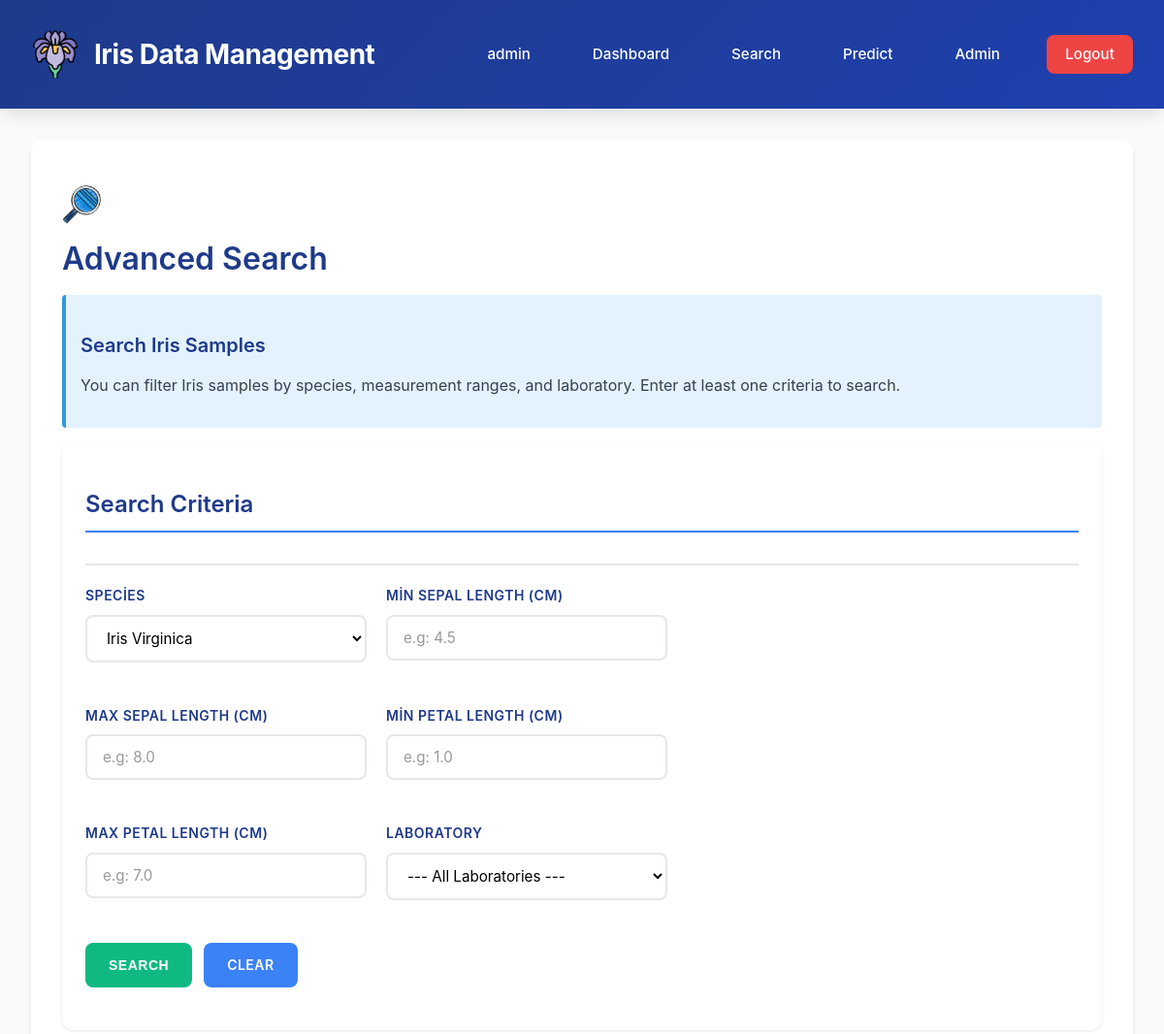
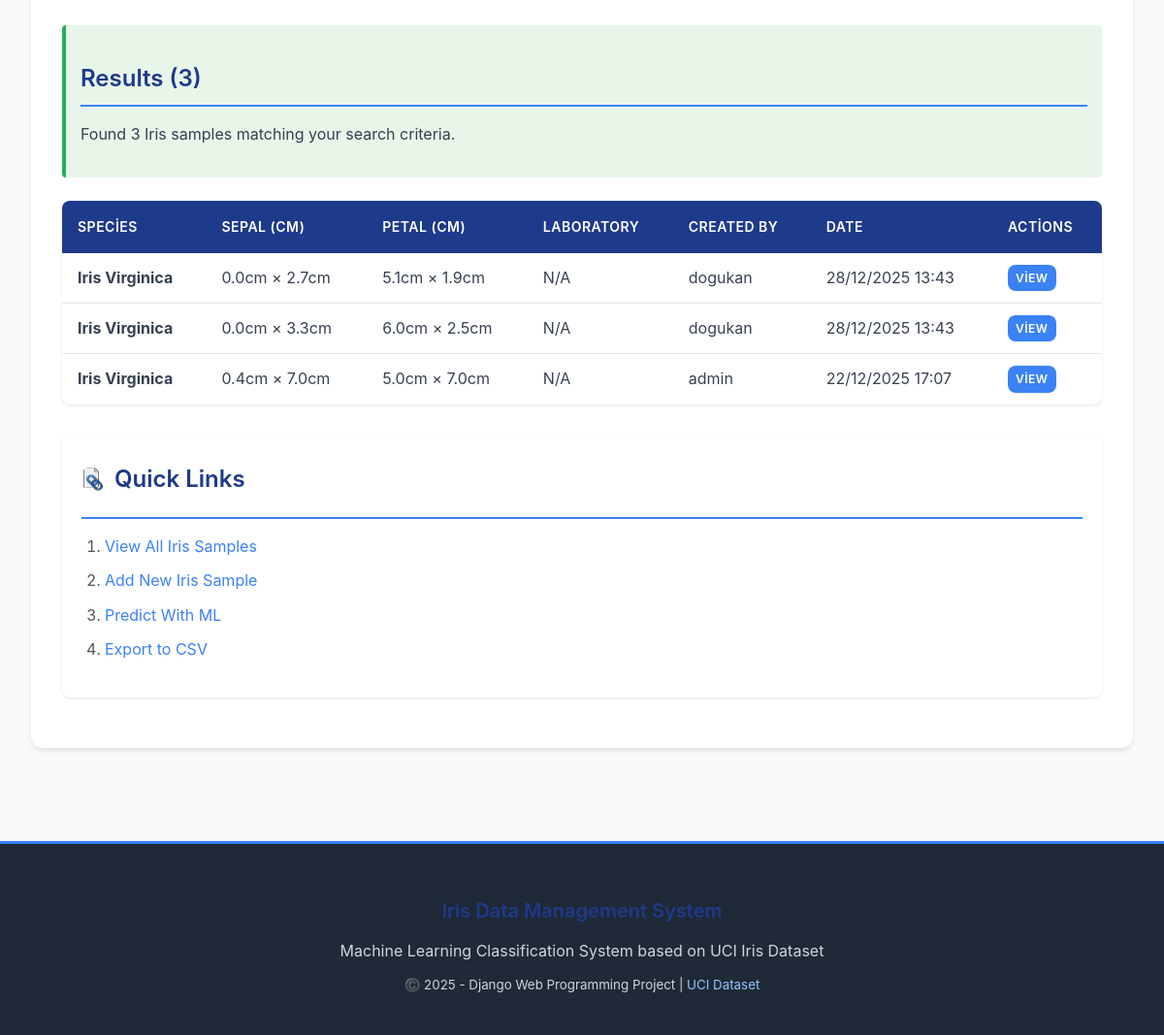
The page /search/?species=virginica (signed in) on the database its author committed (2 pictures, top to bottom).
### iris_app/models.py (models this page shows, shortened)
class IrisPlant(models.Model):
    SPECIES_CHOICES = [
        ('setosa', 'Iris Setosa'),
        ('versicolor', 'Iris Versicolor'),
        ('virginica', 'Iris Virginica'),
    ]
    sepal_length = models.FloatField(
        verbose_name="Sepal Length (cm)",
        validators=[MinValueValidator(0.0)],
        help_text="Length of the sepal (in cm)"
    )
    sepal_width = models.FloatField(
        verbose_name="Sepal Width (cm)",
        validators=[MinValueValidator(0.0)],
        help_text="Width of the sepal (in cm)"
    )
    petal_length = models.FloatField(
        verbose_name="Petal Length (cm)",
        validators=[MinValueValidator(0.0)],
        help_text="Length of the petal (in cm)"
    )
    petal_width = models.FloatField(
        verbose_name="Petal Width (cm)",
        validators=[MinValueValidator(0.0)],
        help_text="Width of the petal (in cm)"
    )
    species = models.CharField(
        max_length=50,
        choices=SPECIES_CHOICES,
        verbose_name="Species",
        help_text="Iris plant species (setosa, versicolor or virginica)"
    )
    lab = models.ForeignKey(
        Laboratory,
        on_delete=models.SET_NULL,
        null=True,
        blank=True,
        verbose_name="Laboratory",
        related_name='iris_plants',
        help_text="Source laboratory of this sample"
    )
    created_by = models.ForeignKey(
        User,
        on_delete=models.CASCADE,
        verbose_name="Created By",
        related_name='iris_plants',
        help_text="User who created this record"
    )
    created_at = models.DateTimeField(
        auto_now_add=True,
        verbose_name="Created At"
    )
    updated_at = models.DateTimeField(
        auto_now=True,
        verbose_name="Updated At"
    )
    class Meta:
        ordering = ['-created_at']
        verbose_name = 'Iris Sample'
        verbose_name_plural = 'Iris Samples'
        indexes = [
            models.Index(fields=['species']),
            models.Index(fields=['created_at']),
            models.Index(fields=['created_by']),
        ]

### iris_app/views.py (the view)
# urls.py: path('search/', views.iris_search, name='iris_search'),
@login_required(login_url='login')
def iris_search(request):
    form = IrisSearchForm(request.GET or None)
    results = IrisPlant.objects.all().select_related('lab', 'created_by')
    search_performed = False
    if request.method == 'GET' and request.GET:
        form = IrisSearchForm(request.GET)
        if form.is_valid():
            search_performed = True
            species = form.cleaned_data.get('species')
            if species:
                results = results.filter(species=species)
            min_sepal_length = form.cleaned_data.get('min_sepal_length')
            if min_sepal_length is not None:
                results = results.filter(sepal_length__gte=min_sepal_length)
            max_sepal_length = form.cleaned_data.get('max_sepal_length')
            if max_sepal_length is not None:
                results = results.filter(sepal_length__lte=max_sepal_length)
            min_petal_length = form.cleaned_data.get('min_petal_length')
            if min_petal_length is not None:
                results = results.filter(petal_length__gte=min_petal_length)
            max_petal_length = form.cleaned_data.get('max_petal_length')
            if max_petal_length is not None:
                results = results.filter(petal_length__lte=max_petal_length)
            lab = form.cleaned_data.get('lab')
            if lab:
                results = results.filter(lab=lab)
    else:
        form = IrisSearchForm()
    context = {
        'form': form,
        'results': results,
        'result_count': results.count(),
        'search_performed': search_performed,
    }
    return render(request, 'iris_app/search.html', context)

### iris_app/templates/iris_app/search.html (shortened to what this page needs)
{% extends 'iris_app/base.html' %}
{% load static %}
{% block content %}
<img src="{% static 'images/searchs.png' %}" alt="Ara" style="width: 40px; vertical-align: middle;">
<h1>Advanced Search</h1>
<div class="div-info">
    <h3>Search Iris Samples</h3>
    <p>You can filter Iris samples by species, measurement ranges, and laboratory. Enter at least one criteria to search.</p>
</div>
<div class="card">
    <div class="card-header">
        <h2>Search Criteria</h2>
    </div>
    <div class="card-body">
        <form method="GET" novalidate>
            <div style="display: grid; grid-template-columns: repeat(auto-fit, minmax(280px, 1fr)); gap: 20px;">
                <div class="form-group">
                    <label for="id_species">Species</label>
                    <select id="id_species" name="species" class="form-input">
                        <option value="virginica" {% if request.GET.species == 'virginica' %}selected{% endif %}>Iris Virginica</option>
                    </select>
                </div>
                <div class="form-group">
                    <label for="id_min_sepal_length">Min Sepal Length (cm)</label>
                    <input type="number" id="id_min_sepal_length" name="min_sepal_length" step="0.1" min="0" class="form-input" placeholder="e.g: 4.5" value="{{ request.GET.min_sepal_length }}">
                </div>
                <div class="form-group">
                    <label for="id_max_sepal_length">Max Sepal Length (cm)</label>
                    <input type="number" id="id_max_sepal_length" name="max_sepal_length" step="0.1" min="0" class="form-input" placeholder="e.g: 8.0" value="{{ request.GET.max_sepal_length }}">
                </div>
                <div class="form-group">
                    <label for="id_min_petal_length">Min Petal Length (cm)</label>
                    <input type="number" id="id_min_petal_length" name="min_petal_length" step="0.1" min="0" class="form-input" placeholder="e.g: 1.0" value="{{ request.GET.min_petal_length }}">
                </div>
                <div class="form-group">
                    <label for="id_max_petal_length">Max Petal Length (cm)</label>
                    <input type="number" id="id_max_petal_length" name="max_petal_length" step="0.1" min="0" class="form-input" placeholder="e.g: 7.0" value="{{ request.GET.max_petal_length }}">
                </div>
                <div class="form-group">
                    <label for="id_lab">Laboratory</label>
                    <select id="id_lab" name="lab" class="form-input">
                        <option value="">--- All Laboratories ---</option>
                    </select>
                </div>
            </div>
            <div class="btn-group" style="margin-top: 20px;">
                <button type="submit" class="btn btn-success">Search</button>
                <a href="{% url 'iris_search' %}" class="btn">Clear</a>
            </div>
        </form>
    </div>
</div>
{% if search_performed %}
    <div style="margin-top: 30px;">
        {% if results %}
            <div class="div-success">
                <h2>Results ({{ result_count }})</h2>
                <p>Found {{ result_count }} Iris samples matching your search criteria.</p>
            </div>
            <table>
                <thead>
                    <tr>
                        <th>Species</th>
                        <th>Sepal (cm)</th>
                        <th>Petal (cm)</th>
                        <th>Laboratory</th>
                        <th>Created By</th>
                        <th>Date</th>
                        <th>Actions</th>
                    </tr>
                </thead>
                <tbody>
                    {% for sample in results %}
                    <tr>
                        <td><strong>{{ sample.get_species_display }}</strong></td>
                        <td>{{ sample.sepal_length }}cm × {{ sample.sepal_width }}cm</td>
                        <td>{{ sample.petal_length }}cm × {{ sample.petal_width }}cm</td>
                        <td>{{ sample.lab.name|default:"N/A" }}</td>
                        <td>{{ sample.created_by.username }}</td>
                        <td>{{ sample.created_at|date:"d/m/Y H:i" }}</td>
                        <td>
                            <a href="{% url 'iris_detail' sample.pk %}" class="btn" style="padding: 4px 8px; font-size: 12px;">View</a>
                        </td>
                    </tr>
                    {% endfor %}
                </tbody>
            </table>
        {% else %}
            <div class="div-danger">
                <h2> No Results Found</h2>
                <p>No Iris samples match your search criteria. Please try different search parameters.</p>
                <a href="{% url 'iris_search' %}" class="btn" style="margin-top: 10px;">Clear Search</a>
            </div>
        {% endif %}
    </div>
{% endif %}
<div class="div-section" style="margin-top: 30px;">
    <h2 style="display: flex; align-items: center; gap: 10px; margin-top: 0;">
    <img src="{% static 'images/hyperlink.png' %}" alt="Idea Icon" style="width: 24px; height: 24px;" onerror="this.style.display='none'">
    Quick Links
</h2>
    <ol>
        <li><a href="{% url 'iris_list' %}">View All Iris Samples</a></li>
        <li><a href="{% url 'iris_create' %}">Add New Iris Sample</a></li>
        <li><a href="{% url 'iris_predict' %}">Predict With ML</a></li>
        <li><a href="{% url 'export_csv' %}">Export to CSV</a></li>
    </ol>
</div>
{% endblock %}

### iris_app/templates/iris_app/base.html (shortened to what this page needs)
{% load static %}
<!DOCTYPE html>
<html lang="tr">
<head>
    <link rel="stylesheet" href="{% static 'css/style.css' %}">
</head>
<body>
<header>
    <div class="container">
        <div style="display: flex; align-items: center; gap: 15px;">
            <img src="{% static 'images/iris-flower.png' %}"
                 alt="Iris Logo"
                 style="width: 50px; height: 50px; border-radius: 50%;">
            <h1>Iris Data Management</h1>
        </div>
        <nav>
            {% if user.is_authenticated %}
                <span>{{ user.first_name|default:user.username }}</span>
                <a href="{% url 'iris_list' %}">Dashboard</a>
                <a href="{% url 'iris_search' %}">Search</a>
                <a href="{% url 'iris_predict' %}">Predict</a>
                {% if user.is_staff %}
                    <a href="{% url 'admin:index' %}">Admin</a>
                {% endif %}
                <a href="{% url 'logout' %}" class="logout-btn">Logout</a>
            {% else %}
                <a href="{% url 'login' %}">Sign In</a>
                <a href="{% url 'register' %}">Sign Up</a>
            {% endif %}
        </nav>
    </div>
</header>
<div class="main-content">
    <div class="container">
        <div class="main-container">
            {% block content %}{% endblock %}
        </div>
    </div>
</div>
<footer>
    <h3>Iris Data Management System</h3>
    <p>Machine Learning Classification System based on UCI Iris Dataset</p>
    <p><small>©️ 2025 - Django Web Programming Project | <a href="https://archive.ics.uci.edu/ml/datasets/iris" target="_blank">UCI Dataset</a></small></p>
</footer>
</body>
</html>

### iris_app/static/css/style.css (style rules this page uses)
* { margin: 0; padding: 0; box-sizing: border-box; }
:root { --primary-color: #2c3e50; --secondary-color: #3498db; --success-color: #27ae60; --danger-color: #e74c3c; --warning-color: #f39c12; --info-color: #16a085; --light-bg: #ecf0f1; --dark-text: #2c3e50; --border-color: #bdc3c7; --shadow: 0 2px 8px rgba(0, 0, 0, 0.1); --shadow-lg: 0 4px 16px rgba(0, 0, 0, 0.15); }
html { scroll-behavior: smooth; }
body { font-family: 'Segoe UI', Tahoma, Geneva, Verdana, sans-serif; background-color: #f8f9fa; color: var(--dark-text); line-height: 1.6; margin: 0; padding: 0; }
header { background: linear-gradient(135deg, var(--primary-color) 0%, var(--secondary-color) 100%); color: white; padding: 20px 0; box-shadow: var(--shadow-lg); position: sticky; top: 0; z-index: 100; }
header h1 { font-size: 28px; font-weight: 600; margin: 0; letter-spacing: 1px; color: white; }
header nav { display: flex; gap: 25px; align-items: center; }
header nav a, header nav span { color: white; text-decoration: none; font-weight: 500; transition: all 0.3s ease; padding: 8px 12px; border-radius: 4px; }
header nav a.logout-btn { background-color: var(--danger-color); padding: 8px 16px; }
.container { max-width: 1200px; margin: 30px auto; padding: 0 20px; }
.main-container { background: white; border-radius: 8px; padding: 30px; box-shadow: var(--shadow); min-height: 60vh; }
h1, h2, h3, h4, h5, h6 { color: var(--primary-color); margin-top: 20px; margin-bottom: 15px; font-weight: 600; line-height: 1.4; }
h1 { font-size: 32px; }
h2 { font-size: 24px; border-bottom: 3px solid var(--secondary-color); padding-bottom: 10px; }
h3 { font-size: 20px; }
p { margin-bottom: 15px; color: #555; }
ul, ol { margin-left: 25px; margin-bottom: 15px; }
ul li, ol li { margin-bottom: 10px; color: #555; }
form { max-width: 600px; margin: 20px 0; }
.form-group { margin-bottom: 20px; display: flex; flex-direction: column; }
label { font-weight: 600; color: var(--primary-color); margin-bottom: 8px; font-size: 14px; }
.form-input, .form-select, .form-textarea, .form-file { padding: 12px; border: 2px solid var(--border-color); border-radius: 6px; font-size: 14px; font-family: inherit; transition: all 0.3s ease; background-color: white; }
.form-input::placeholder, .form-textarea::placeholder { color: #999; }
button, .btn, input[type="submit"], input[type="reset"] { padding: 12px 24px; background-color: var(--secondary-color); color: white; border: none; border-radius: 6px; font-size: 14px; font-weight: 600; cursor: pointer; transition: all 0.3s ease; display: inline-block; text-decoration: none; }
.btn-success { background-color: var(--success-color); }
.btn-group { display: flex; gap: 10px; margin-top: 20px; flex-wrap: wrap; }
table { width: 100%; border-collapse: collapse; margin: 20px 0; background-color: white; border-radius: 8px; overflow: hidden; box-shadow: var(--shadow); }
thead { background-color: var(--primary-color); color: white; }
th { padding: 15px; text-align: left; font-weight: 600; border: none; }
td { padding: 12px 15px; border-bottom: 1px solid var(--light-bg); }
tbody tr:last-child td { border-bottom: none; }
.card { background: white; border-radius: 8px; padding: 20px; margin-bottom: 20px; box-shadow: var(--shadow); transition: all 0.3s ease; }
.card-header { border-bottom: 2px solid var(--light-bg); padding-bottom: 15px; margin-bottom: 15px; }
.card-body { padding: 0; }
.div-section { padding: 20px; background: white; border-radius: 8px; margin-bottom: 20px; box-shadow: var(--shadow); }
.div-info { background-color: #e3f2fd; border-left: 4px solid var(--secondary-color); padding: 15px; border-radius: 4px; margin: 15px 0; }
.div-success { background-color: #e8f5e9; border-left: 4px solid var(--success-color); padding: 15px; border-radius: 4px; margin: 15px 0; }
a { color: var(--secondary-color); text-decoration: none; transition: all 0.3s ease; }
img { max-width: 100%; height: auto; border-radius: 8px; margin: 15px 0; }
footer { background-color: var(--primary-color); color: white; text-align: center; padding: 20px; margin-top: 50px; border-top: 3px solid var(--secondary-color); }
footer p { margin: 10px 0; color: white; }

### rows shown on the page
IrisPlant: species "Iris Virginica", sepal_length "0.0", sepal_width "2.7", petal_length "5.1", petal_width "1.9", lab.name "N/A", created_by.username "dogukan", created_at "28/12/2025 13:43"
IrisPlant: species "Iris Virginica", sepal_length "0.0", sepal_width "3.3", petal_length "6.0", petal_width "2.5", lab.name "N/A", created_by.username "dogukan", created_at "28/12/2025 13:43"
IrisPlant: species "Iris Virginica", sepal_length "0.4", sepal_width "7.0", petal_length "5.0", petal_width "7.0", lab.name "N/A", created_by.username "admin", created_at "22/12/2025 17:07"

### other values the page prints
{{ user.first_name|default:user.username }} "admin"
{{ result_count }} "3"
